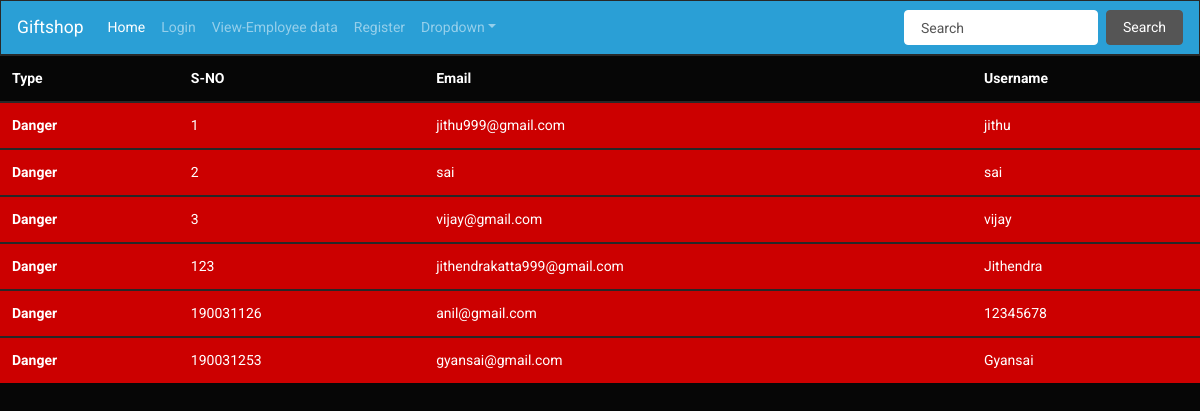
/view, run on the app's committed database.
### app.py (models this page shows)
class Employee(db.Model):
    e_id = db.Column(db.Integer, primary_key=True)
    e_email = db.Column(db.String(20), nullable=False)
    e_password = db.Column(db.String(25), nullable=False)

### app.py (the view)
@app.route('/view')
def view():
    return render_template('view.html', title='View', data1=Employee.query.all(), data2=Customer.query.all())

### templates/view.html
{% extends 'layout.html' %}
{% block content %}
<table class="table table-hover">
  <thead>
    <tr>
      <th scope="col">Type</th>
      <th scope="col">S-NO</th>
      <th scope="col">Email</th>
      <th scope="col">Username</th>
    </tr>
  </thead>
    {% for e in data1 %}
     <tbody>
    <tr class="table-danger">
      <th scope="row">Danger</th>
      <td>{{ e.e_id }}</td>
      <td>{{ e.e_email }}</td>
      <td>{{ e.e_password }}</td>
    </tr>
{% endfor %}
    </tbody>
</table>
{% endblock %}

### templates/layout.html (shortened to what this page needs)
<!DOCTYPE html>
<html lang="en">
<head>
    <link rel= "stylesheet" type= "text/css" href= "{{ url_for('static',filename='style.css') }}">
</head>
<body>
<nav class="navbar navbar-expand-lg navbar-dark bg-primary">
  <a class="navbar-brand" href="#">Giftshop</a>
  <div class="collapse navbar-collapse" id="navbarColor01">
    <ul class="navbar-nav mr-auto">
      <li class="nav-item active">
        <a class="nav-link" href="/home">Home
        </a>
      </li>
      <li class="nav-item">
        <a class="nav-link" href="/login">Login</a>
      </li>
      <li class="nav-item">
        <a class="nav-link" href="/view">View-Employee data</a>
      </li>
      <li class="nav-item">
        <a class="nav-link" href="/register">Register</a>
      </li>
      <li class="nav-item dropdown">
        <a class="nav-link dropdown-toggle" data-toggle="dropdown" href="#" role="button" aria-haspopup="true" aria-expanded="false">Dropdown</a>
      </li>
    </ul>
    <form class="form-inline my-2 my-lg-0">
      <input class="form-control mr-sm-2" type="text" placeholder="Search">
      <button class="btn btn-secondary my-2 my-sm-0" type="submit">Search</button>
    </form>
  </div>
</nav>
{% block content %}
{% endblock %}
</body>
</html>

### data on the page
Employee: e_id "1", e_email "jithu999@gmail.com", e_password "jithu"
Employee: e_id "2", e_email "sai", e_password "sai"
Employee: e_id "3", e_email "vijay@gmail.com", e_password "vijay"
Employee: e_id "123", e_email "jithendrakatta999@gmail.com", e_password "Jithendra"
Employee: e_id "190031126", e_email "anil@gmail.com", e_password "12345678"
Employee: e_id "190031253", e_email "gyansai@gmail.com", e_password "Gyansai"
